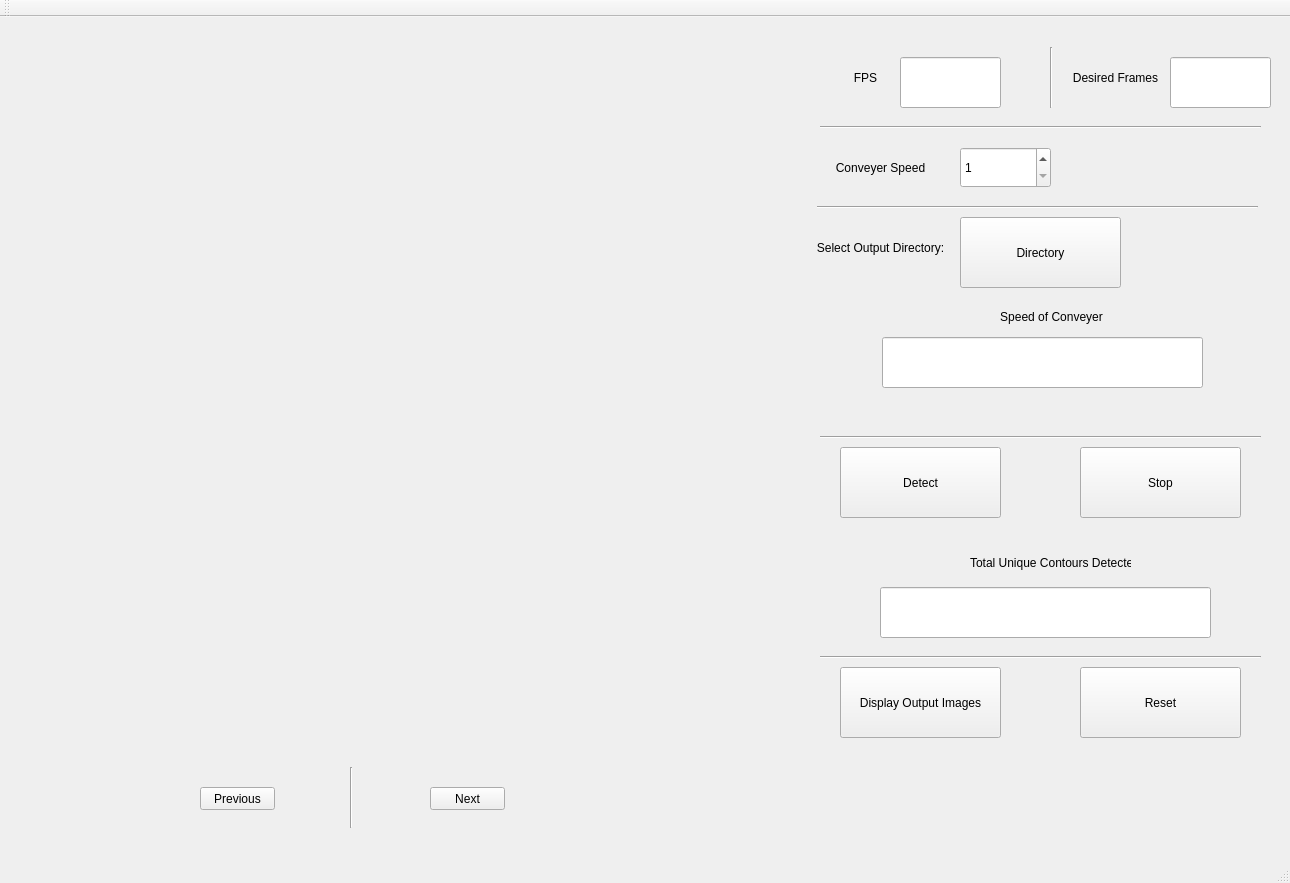
<?xml version="1.0" encoding="UTF-8"?>
<ui version="4.0">
 <class>MainWindow</class>
 <widget class="QMainWindow" name="MainWindow">
  <property name="geometry">
   <rect>
    <x>0</x>
    <y>0</y>
    <width>1290</width>
    <height>883</height>
   </rect>
  </property>
  <property name="windowTitle">
   <string>AA20240615_Counting_Machine</string>
  </property>
  <widget class="QWidget" name="centralWidget">
   <widget class="QPushButton" name="Detect">
    <property name="geometry">
     <rect>
      <x>840</x>
      <y>430</y>
      <width>161</width>
      <height>71</height>
     </rect>
    </property>
    <property name="text">
     <string>Detect</string>
    </property>
   </widget>
   <widget class="QPushButton" name="Directory">
    <property name="geometry">
     <rect>
      <x>960</x>
      <y>200</y>
      <width>161</width>
      <height>71</height>
     </rect>
    </property>
    <property name="text">
     <string>Directory</string>
    </property>
   </widget>
   <widget class="QPushButton" name="Display_Output_Images">
    <property name="geometry">
     <rect>
      <x>840</x>
      <y>650</y>
      <width>161</width>
      <height>71</height>
     </rect>
    </property>
    <property name="text">
     <string>Display Output Images</string>
    </property>
   </widget>
   <widget class="QLabel" name="label">
    <property name="geometry">
     <rect>
      <x>810</x>
      <y>210</y>
      <width>141</width>
      <height>41</height>
     </rect>
    </property>
    <property name="text">
     <string>Select Output Directory:</string>
    </property>
    <property name="alignment">
     <set>Qt::AlignCenter</set>
    </property>
   </widget>
   <widget class="QPushButton" name="PREVIOUS">
    <property name="geometry">
     <rect>
      <x>200</x>
      <y>770</y>
      <width>75</width>
      <height>23</height>
     </rect>
    </property>
    <property name="text">
     <string>Previous</string>
    </property>
   </widget>
   <widget class="QPushButton" name="NEXT">
    <property name="geometry">
     <rect>
      <x>430</x>
      <y>770</y>
      <width>75</width>
      <height>23</height>
     </rect>
    </property>
    <property name="text">
     <string>Next</string>
    </property>
   </widget>
   <widget class="QLabel" name="Image">
    <property name="geometry">
     <rect>
      <x>40</x>
      <y>40</y>
      <width>691</width>
      <height>671</height>
     </rect>
    </property>
    <property name="text">
     <string/>
    </property>
   </widget>
   <widget class="QLabel" name="Status">
    <property name="geometry">
     <rect>
      <x>800</x>
      <y>750</y>
      <width>461</width>
      <height>51</height>
     </rect>
    </property>
    <property name="text">
     <string/>
    </property>
   </widget>
   <widget class="QLineEdit" name="countEdit">
    <property name="geometry">
     <rect>
      <x>880</x>
      <y>570</y>
      <width>331</width>
      <height>51</height>
     </rect>
    </property>
    <property name="font">
     <font>
      <pointsize>32</pointsize>
     </font>
    </property>
   </widget>
   <widget class="QPushButton" name="Stop">
    <property name="geometry">
     <rect>
      <x>1080</x>
      <y>430</y>
      <width>161</width>
      <height>71</height>
     </rect>
    </property>
    <property name="text">
     <string>Stop</string>
    </property>
   </widget>
   <widget class="QLabel" name="conv_speed_2">
    <property name="geometry">
     <rect>
      <x>810</x>
      <y>130</y>
      <width>141</width>
      <height>41</height>
     </rect>
    </property>
    <property name="text">
     <string>Conveyer Speed</string>
    </property>
    <property name="alignment">
     <set>Qt::AlignCenter</set>
    </property>
   </widget>
   <widget class="QSpinBox" name="spinBox">
    <property name="geometry">
     <rect>
      <x>960</x>
      <y>130</y>
      <width>91</width>
      <height>41</height>
     </rect>
    </property>
    <property name="mouseTracking">
     <bool>false</bool>
    </property>
    <property name="suffix">
     <string notr="true"/>
    </property>
    <property name="minimum">
     <number>1</number>
    </property>
    <property name="maximum">
     <number>15</number>
    </property>
    <property name="displayIntegerBase">
     <number>10</number>
    </property>
   </widget>
   <widget class="Line" name="line">
    <property name="geometry">
     <rect>
      <x>817</x>
      <y>180</y>
      <width>441</width>
      <height>20</height>
     </rect>
    </property>
    <property name="orientation">
     <enum>Qt::Horizontal</enum>
    </property>
   </widget>
   <widget class="Line" name="line_2">
    <property name="geometry">
     <rect>
      <x>820</x>
      <y>410</y>
      <width>441</width>
      <height>20</height>
     </rect>
    </property>
    <property name="orientation">
     <enum>Qt::Horizontal</enum>
    </property>
   </widget>
   <widget class="Line" name="line_3">
    <property name="geometry">
     <rect>
      <x>820</x>
      <y>630</y>
      <width>441</width>
      <height>20</height>
     </rect>
    </property>
    <property name="orientation">
     <enum>Qt::Horizontal</enum>
    </property>
   </widget>
   <widget class="Line" name="line_4">
    <property name="geometry">
     <rect>
      <x>350</x>
      <y>750</y>
      <width>3</width>
      <height>61</height>
     </rect>
    </property>
    <property name="orientation">
     <enum>Qt::Vertical</enum>
    </property>
   </widget>
   <widget class="QLabel" name="label_2">
    <property name="geometry">
     <rect>
      <x>970</x>
      <y>530</y>
      <width>161</width>
      <height>31</height>
     </rect>
    </property>
    <property name="text">
     <string>Total Unique Contours Detected</string>
    </property>
   </widget>
   <widget class="Line" name="line_5">
    <property name="geometry">
     <rect>
      <x>820</x>
      <y>100</y>
      <width>441</width>
      <height>20</height>
     </rect>
    </property>
    <property name="orientation">
     <enum>Qt::Horizontal</enum>
    </property>
   </widget>
   <widget class="QLabel" name="label_3">
    <property name="geometry">
     <rect>
      <x>830</x>
      <y>40</y>
      <width>71</width>
      <height>41</height>
     </rect>
    </property>
    <property name="text">
     <string>FPS</string>
    </property>
    <property name="alignment">
     <set>Qt::AlignCenter</set>
    </property>
   </widget>
   <widget class="QLineEdit" name="FPS">
    <property name="geometry">
     <rect>
      <x>900</x>
      <y>40</y>
      <width>101</width>
      <height>51</height>
     </rect>
    </property>
   </widget>
   <widget class="QLineEdit" name="Frames">
    <property name="geometry">
     <rect>
      <x>1170</x>
      <y>40</y>
      <width>101</width>
      <height>51</height>
     </rect>
    </property>
   </widget>
   <widget class="QLabel" name="label_4">
    <property name="geometry">
     <rect>
      <x>1070</x>
      <y>40</y>
      <width>91</width>
      <height>41</height>
     </rect>
    </property>
    <property name="text">
     <string>Desired Frames</string>
    </property>
    <property name="alignment">
     <set>Qt::AlignCenter</set>
    </property>
   </widget>
   <widget class="Line" name="line_6">
    <property name="geometry">
     <rect>
      <x>1050</x>
      <y>30</y>
      <width>3</width>
      <height>61</height>
     </rect>
    </property>
    <property name="orientation">
     <enum>Qt::Vertical</enum>
    </property>
   </widget>
   <widget class="QPushButton" name="Reset">
    <property name="geometry">
     <rect>
      <x>1080</x>
      <y>650</y>
      <width>161</width>
      <height>71</height>
     </rect>
    </property>
    <property name="text">
     <string>Reset</string>
    </property>
   </widget>
   <widget class="QLabel" name="label_5">
    <property name="geometry">
     <rect>
      <x>886</x>
      <y>290</y>
      <width>331</width>
      <height>20</height>
     </rect>
    </property>
    <property name="text">
     <string>Speed of Conveyer</string>
    </property>
    <property name="alignment">
     <set>Qt::AlignCenter</set>
    </property>
   </widget>
   <widget class="QLineEdit" name="speed_conv">
    <property name="geometry">
     <rect>
      <x>882</x>
      <y>320</y>
      <width>321</width>
      <height>51</height>
     </rect>
    </property>
    <property name="font">
     <font>
      <pointsize>32</pointsize>
     </font>
    </property>
   </widget>
  </widget>
  <widget class="QMenuBar" name="menuBar">
   <property name="geometry">
    <rect>
     <x>0</x>
     <y>0</y>
     <width>1290</width>
     <height>20</height>
    </rect>
   </property>
  </widget>
  <widget class="QToolBar" name="mainToolBar">
   <attribute name="toolBarArea">
    <enum>TopToolBarArea</enum>
   </attribute>
   <attribute name="toolBarBreak">
    <bool>false</bool>
   </attribute>
  </widget>
  <widget class="QStatusBar" name="statusBar"/>
 </widget>
 <layoutdefault spacing="6" margin="11"/>
 <resources>
  <include location="AA20240615_Counting_Machine.qrc"/>
 </resources>
 <connections/>
</ui>
